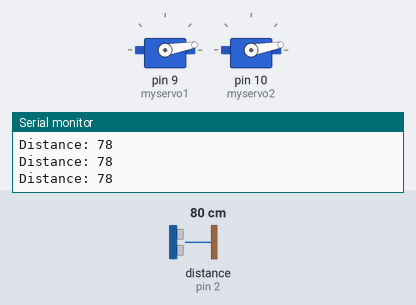
Bench run of a sketch on a simulated Arduino Uno, built with avr-gcc and run on an emulated ATmega328P. Parts: 2 × servo, the last lines printed to the serial monitor. Wiring (inferred from the names in the program): ultrasonic range finder: trigger pin 3; echo pin 2. The test bench sets the inputs (shaded band); at power-on: distance to the obstacle (sensor on pin 2) 80 cm. The echo pulse lasts 58.3 µs per cm.

Above: at 2.2 s.
2.3 s: distance to the obstacle (sensor on pin 2) set to 33 cm
3.9 s: distance to the obstacle (sensor on pin 2) set to 26 cm
At 5.1 s:
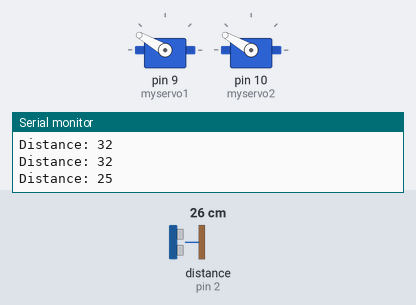
6.8 s: distance to the obstacle (sensor on pin 2) set to 35 cm
At 7.9 s:
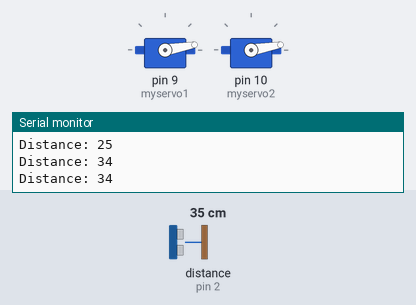
Timing chart, 0 to 9.8 s (numbered marks = the images above; inputs shaded):
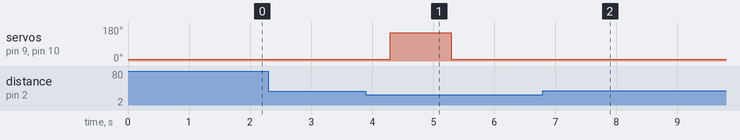

Measured:
- the behaviour switches between 31 and 30 cm on distance to the obstacle (sensor on pin 2) (found by bisection; images 0 and 1)
- after the input at 3.9 s, servo on pin 9 (myservo1), servo on pin 10 (myservo2): 10° → 150° after 0.40 s, → 10° 1.0 s later
- after the input at 6.8 s, servo on pin 9 (myservo1), servo on pin 10 (myservo2): stops changing and stays 10°

The sketch:

sanitizer.ino
```cpp
#include <Servo.h>

Servo myservo1;
Servo myservo2;

const int trig = 3;
const int echo = 2;

long duration;
int distance;

void setup() {

  pinMode(trig, OUTPUT);
  pinMode(echo, INPUT);

  Serial.begin(9600);

  myservo1.attach(9);
  myservo1.write(10);

  myservo2.attach(10);
  myservo2.write(10);

  delay(1000);
}

void loop() {

  digitalWrite(trig, LOW);
  delayMicroseconds(2);

  digitalWrite(trig, HIGH);
  delayMicroseconds(10);
  digitalWrite(trig, LOW);

  duration = pulseIn(echo, HIGH);
  distance = duration*0.034/2;

  Serial.print("Distance: ");
  Serial.println(distance);

  delay(250);

  if (distance<30) {
    push();
  }
}

void push() {

  myservo1.write(150);
  myservo2.write(150);
  delay(1000);

  myservo1.write(10);
  myservo2.write(10);
  delay(2200);
}
```
